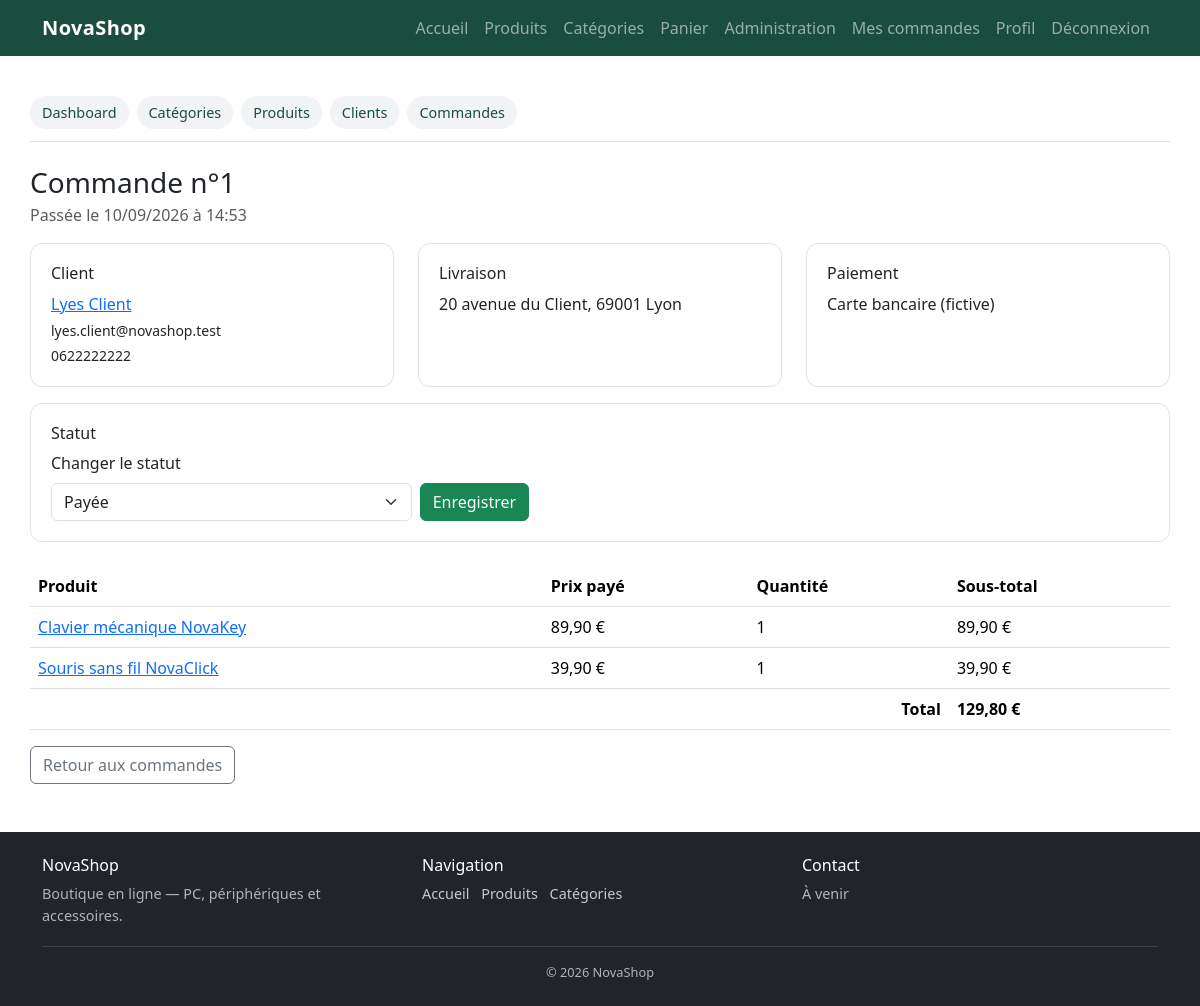
The app's page /admin/commande.php?id=1 (signed in) with its own data.
### tables this page shows
CREATE TABLE orders (
    id INT UNSIGNED AUTO_INCREMENT PRIMARY KEY,
    user_id INT UNSIGNED NOT NULL,
    total DECIMAL(10, 2) NOT NULL,
    adresse_livraison VARCHAR(255) NOT NULL,
    mode_paiement ENUM('carte', 'livraison') NOT NULL DEFAULT 'livraison',
    statut ENUM('en_attente', 'payee', 'expediee', 'livree', 'annulee')
        NOT NULL DEFAULT 'en_attente',
    created_at DATETIME NOT NULL DEFAULT CURRENT_TIMESTAMP,
    CONSTRAINT fk_orders_user
        FOREIGN KEY (user_id) REFERENCES users(id)
        ON UPDATE CASCADE
        ON DELETE RESTRICT
);

CREATE TABLE users (
    id INT UNSIGNED AUTO_INCREMENT PRIMARY KEY,
    prenom VARCHAR(100) NOT NULL,
    nom VARCHAR(100) NOT NULL,
    email VARCHAR(150) NOT NULL UNIQUE,
    telephone VARCHAR(30) NOT NULL,
    adresse VARCHAR(255) NOT NULL,
    mot_de_passe VARCHAR(255) NOT NULL,
    role ENUM('admin', 'client') NOT NULL DEFAULT 'client',
    created_at DATETIME NOT NULL DEFAULT CURRENT_TIMESTAMP
);

CREATE TABLE order_items (
    id INT UNSIGNED AUTO_INCREMENT PRIMARY KEY,
    order_id INT UNSIGNED NOT NULL,
    product_id INT UNSIGNED NOT NULL,
    quantite INT UNSIGNED NOT NULL,
    prix_unitaire DECIMAL(10, 2) NOT NULL,
    CONSTRAINT fk_order_items_order
        FOREIGN KEY (order_id) REFERENCES orders(id)
        ON UPDATE CASCADE
        ON DELETE CASCADE,
    CONSTRAINT fk_order_items_product
        FOREIGN KEY (product_id) REFERENCES products(id)
        ON UPDATE CASCADE
        ON DELETE RESTRICT
);

CREATE TABLE products (
    id INT UNSIGNED AUTO_INCREMENT PRIMARY KEY,
    category_id INT UNSIGNED NOT NULL,
    nom VARCHAR(150) NOT NULL,
    description TEXT,
    prix DECIMAL(10, 2) NOT NULL,
    stock INT UNSIGNED NOT NULL DEFAULT 0,
    image VARCHAR(255) DEFAULT NULL,
    actif TINYINT(1) NOT NULL DEFAULT 1,
    CONSTRAINT fk_products_category
        FOREIGN KEY (category_id) REFERENCES categories(id)
        ON UPDATE CASCADE
        ON DELETE RESTRICT
);

### includes/functions.php (called while the page is built, shortened)
<?php
function e(?string $value): string
{
    return htmlspecialchars($value ?? '', ENT_QUOTES, 'UTF-8');
}

### includes/catalogue.php (called while the page is built, shortened)
<?php
function formatPrix(string|float $prix): string
{
    return number_format((float) $prix, 2, ',', ' ') . ' €';
}
function libelleStatut(string $statut): string
{
    return match ($statut) {
        'en_attente' => 'En attente de paiement',
        'payee' => 'Payée',
        'expediee' => 'Expédiée',
        'livree' => 'Livrée',
        'annulee' => 'Annulée',
        default => $statut,
    };
}
function libellePaiement(string $mode): string
{
    return match ($mode) {
        'carte' => 'Carte bancaire (fictive)',
        'livraison' => 'À la livraison',
        default => $mode,
    };
}

### admin/bootstrap.php (called while the page is built, shortened)
<?php
require_once __DIR__ . '/../includes/functions.php';
require_once __DIR__ . '/../includes/catalogue.php';
function statutsCommande(): array
{
    return ['en_attente', 'payee', 'expediee', 'livree', 'annulee'];
}

### admin/commande.php (the view, shortened to what this page needs)
<?php
require_once __DIR__ . '/bootstrap.php';
$orderId = (int) ($_GET['id'] ?? 0);
$stmt = $pdo->prepare(
    'SELECT o.id, o.total, o.adresse_livraison, o.mode_paiement, o.statut, o.created_at,
            u.id AS client_id, u.prenom, u.nom, u.email, u.telephone
     FROM orders o
     INNER JOIN users u ON u.id = o.user_id
     WHERE o.id = ?
     LIMIT 1'
);
$stmt->execute([$orderId]);
$commande = $stmt->fetch();
    ?>
    <?php
$stmt = $pdo->prepare(
    'SELECT oi.quantite, oi.prix_unitaire, oi.product_id, p.nom
     FROM order_items oi
     INNER JOIN products p ON p.id = oi.product_id
     WHERE oi.order_id = ?
     ORDER BY p.nom'
);
$stmt->execute([$orderId]);
$lignes = $stmt->fetchAll();
require __DIR__ . '/../includes/header.php';
require __DIR__ . '/nav.php';
?>
<h1 class="h3 mb-1">Commande n°<?= e((string) $commande['id']) ?></h1>
<p class="text-muted">
    Passée le <?= e(date('d/m/Y à H:i', strtotime((string) $commande['created_at']))) ?>
</p>
<div class="row g-3 g-lg-4 mb-3">
    <div class="col-12 col-md-4">
        <article class="info-card">
            <h2 class="h6">Client</h2>
            <p class="mb-1">
                <a href="<?= e(ADMIN_URL) ?>/client.php?id=<?= e((string) $commande['client_id']) ?>">
                    <?= e($commande['prenom'] . ' ' . $commande['nom']) ?>
                </a>
            </p>
            <p class="mb-1 small"><?= e($commande['email']) ?></p>
            <p class="mb-0 small"><?= e($commande['telephone']) ?></p>
        </article>
    </div>
    <div class="col-12 col-md-4">
        <article class="info-card">
            <h2 class="h6">Livraison</h2>
            <p class="mb-0"><?= nl2br(e((string) $commande['adresse_livraison'])) ?></p>
        </article>
    </div>
    <div class="col-12 col-md-4">
        <article class="info-card">
            <h2 class="h6">Paiement</h2>
            <p class="mb-0"><?= e(libellePaiement((string) $commande['mode_paiement'])) ?></p>
        </article>
    </div>
</div>
<div class="info-card mb-4">
    <h2 class="h6">Statut</h2>
    <form class="row g-2 align-items-end" method="post" action="<?= e(ADMIN_URL) ?>/commande.php">
        <div class="col-12 col-sm-6 col-md-4">
            <label class="form-label" for="statut">Changer le statut</label>
            <select class="form-select" id="statut" name="statut">
                <?php foreach (statutsCommande() as $statut): ?>
                    <option value="<?= e($statut) ?>" <?= $commande['statut'] === $statut ? 'selected' : '' ?>>
                        <?= e(libelleStatut($statut)) ?>
                    </option>
                <?php endforeach; ?>
            </select>
        </div>
        <div class="col-auto">
            <button class="btn btn-success" type="submit">Enregistrer</button>
        </div>
    </form>
</div>
<div class="table-responsive">
    <table class="table align-middle">
        <thead>
            <tr>
                <th scope="col">Produit</th>
                <th scope="col">Prix payé</th>
                <th scope="col">Quantité</th>
                <th scope="col">Sous-total</th>
            </tr>
        </thead>
        <tbody>
            <?php foreach ($lignes as $ligne): ?>
                <tr>
                    <td>
                        <a href="<?= e(ADMIN_URL) ?>/produit-form.php?id=<?= e((string) $ligne['product_id']) ?>">
                            <?= e($ligne['nom']) ?>
                        </a>
                    </td>
                    <td><?= e(formatPrix($ligne['prix_unitaire'])) ?></td>
                    <td><?= e((string) $ligne['quantite']) ?></td>
                    <td><?= e(formatPrix((float) $ligne['prix_unitaire'] * (int) $ligne['quantite'])) ?></td>
                </tr>
            <?php endforeach; ?>
        </tbody>
        <tfoot>
            <tr>
                <th colspan="3" class="text-end">Total</th>
                <th><?= e(formatPrix($commande['total'])) ?></th>
            </tr>
        </tfoot>
    </table>
</div>
<a class="btn btn-outline-secondary" href="<?= e(ADMIN_URL) ?>/commandes.php">Retour aux commandes</a>
<?php require __DIR__ . '/../includes/footer.php'; ?>

### public/css/style.css (style rules this page uses)
.info-card { height: 100%; border: 1px solid #e4e4e4; border-radius: 0.75rem; padding: 1.25rem; background: #fff; }

### records on screen
orders: id "1", created_at "10/09/2026 à 14:53", user.nom "Lyes Client", user.email "lyes.client@novashop.test", user.telephone "0622222222", adresse_livraison "20 avenue du Client, 69001 Lyon", mode_paiement "Carte bancaire (fictive)", total "129,80 €"
order_items: product.nom "Clavier mécanique NovaKey", prix_unitaire "89,90 €", quantite "1", formatPrix((float) $ligne['prix_unitaire'] * (int) $ligne['quantite']) "89,90 €"
order_items: product.nom "Souris sans fil NovaClick", prix_unitaire "39,90 €", quantite "1", formatPrix((float) $ligne['prix_unitaire'] * (int) $ligne['quantite']) "39,90 €"

### other values on screen
$libelle "Dashboard"
$libelle "Catégories"
$libelle "Produits"
$libelle "Clients"
$libelle "Commandes"
form field statut "Payée"
